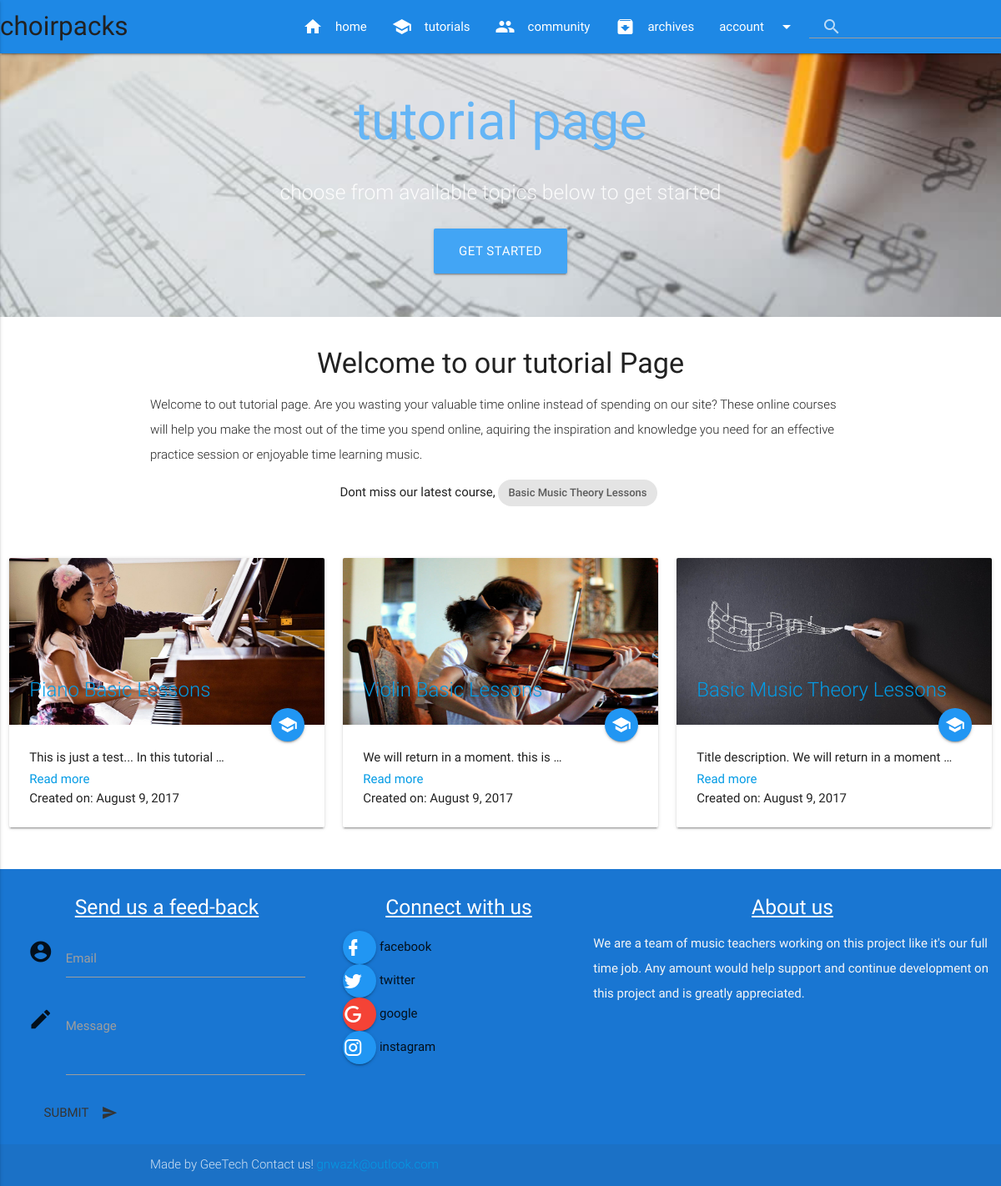
Page /courses/ on the committed database.
### courses/models.py (models this page shows)
class Course(models.Model):
	created_at = models.DateTimeField(auto_now_add=True)
	title = models.CharField(max_length=255)
	description = models.TextField()
	topic_img = models.ImageField(upload_to='media/topic_img')
	def __str__(self):
		return(self.title)

### courses/views.py (the view)
def course_list(request):
	courses = Course.objects.all()
	email = 'gnwazk@outlook.com'
	return render(request, 'courses/course_list.html', {'courses': courses,
													    'email': email})

### courses/templatetags/course_extras.py (called while the page is built)
@register.simple_tag
def newest_course():
	return Course.objects.latest('created_at')

### courses/templates/courses/course_list.html (shortened to what this page needs)
{% extends "layout.html" %}
{% load staticfiles %}
{% load humanize %}
{% load course_extras %}
{% block content %}
  <div id="index-banner" class="parallax-container">
	{% include 'navbar.html' %}
    <div class="section no-pad-bot">
      <div class="container">
        <br><br>
        <h1 class="header center blue-text text-lighten-2">tutorial page</h1>
        <div class="row center">
          <h5 class="header col s12 light">choose from available topics below to get started</h5>
        </div>
        <div class="row center">
          <a href="#" id="download-button" class="btn-large waves-effect waves-light blue lighten-1">Get Started</a>
        </div>
        <br>
      </div>
    </div>
    <div class="parallax"><img src="{% static 'imgs/writing music 1.jpg' %}" alt="Unsplashed background img 1"></div>
  </div>
  <div class="container">
    <div class="section">
      <div class="row">
        <div class="col s12 center">
          <h4>Welcome to our tutorial Page</h4>
          <p class="left-align light">Welcome to out tutorial page. Are you wasting your valuable time online instead of spending on our site? These online courses will help you make the most out of the time you spend online, aquiring the inspiration and knowledge you need for an effective practice session or enjoyable time learning music.</p>
			<div>
				Dont miss our latest course,
				<div class="chip">
					 {% newest_course %}
				</div>
			</div>
        </div>
      </div>
    </div>
  </div>
 <div class="container-fluid">
   <div class="section">
      <div class="row">
		{% for course in courses %}
			<div class="col s12 m4">
			  <div class="card">
				<div class="card-image">
				  <img src="{{ course.topic_img.url }}" height = "200" width = "150">
				  <span class="card-title">
					  <a href="{% url 'courses:course_detail' pk=course.pk %}">
						  {{ course.title }}</a></span>
				  <a class="btn-floating halfway-fab waves-effect waves-light blue"
					  href="{% url 'courses:course_detail' pk=course.pk %}">
					  <i class="material-icons">school</i></a>
				</div>
				<div class="card-content">
					{% if course.description|wordcount <= 5 %}
				  		<p>{{ course.description }}</p>
					{% else %}
				  		<p>{{ course.description|truncatewords:8 }}</p>
						<a href="{% url 'courses:course_detail' pk=course.pk %}">Read more</a>
					{% endif %}
					<div>Created on: {{ course.created_at|date:"F j, Y" }}</div>
				</div>
			  </div>
			</div>
		{% endfor %}
      </div>
    </div>
  </div>
{% endblock %}

### templates/layout.html (shortened to what this page needs)
{% load staticfiles %}
<!DOCTYPE html>
<html lang="en">
<head>
  <link rel="stylesheet" href="{% static 'css/materialize.css' %}" type="text/css" media="screen,projection"/>
  <link rel="stylesheet" href="{% static 'css/materialdesignicons.min.css' %}" type="text/css" media="screen,projection"/>
  <link rel="stylesheet" href="{% static 'css/style.css' %}" type="text/css" media="screen,projection"/>
  <link rel="stylesheet" href="{% static 'css/flaticon.css' %}" type="text/css">
</head>
<body>
{% block content %}
{% endblock %}
{% include 'footer.html' %}
</body>
</html>

### templates/navbar.html (shortened to what this page needs)
{% load staticfiles %}
   <header>
      <nav class="blue darken-1" role="navigation">
        <div class="nav-wrapper container-fluid">
          <a id="logo-container" href="{% url 'home' %}" class="brand-logo">choirpacks</a>
          <ul class="right hide-on-med-and-down">
            <li><a href="{% url 'home' %}"><i class="material-icons left">home</i>home</a></li>
            <li><a href="{% url 'courses:course_list'%}"><i class="material-icons left">school</i>tutorials</a></li>
            <li><a href="#"><i class="material-icons left">group</i>community</a></li>
            <li><a href="#"><i class="material-icons left">archive</i>archives</a></li>
            <li>
              <a class="dropdown-button" href="#!" data-activates="dropdown1">account
                <i class="material-icons right">arrow_drop_down</i></a>
            </li>
            <form class="left">
              <div class="input-field">
                <input id="search" type="search" />
                <label for="search"><i class="material-icons">search</i></label>
                <i class="material-icons">close</i>
              </div>
            </form>
          </ul>
        </div>
      </nav>
    </header>

### templates/footer.html
{% load staticfiles %}
  <footer class="page-footer blue darken-2">
    <div class="container-fluid">
      <div class="row">
        <div class="col l4 s12">
          <h5 class="white-text center"><u>Send us a feed-back</u></h5>
			<form class="col s12">
				<div class="input-field col s12">
				  <i class="material-icons prefix">account_circle</i>
				  <input id="email" type="email" class="validate">
				  <label for="email">Email</label>
				</div>
				<div class="input-field col s12">
				  <i class="material-icons prefix">mode_edit</i>
				  <textarea id="icon_prefix2" class="materialize-textarea"></textarea>
				  <label for="icon_prefix2">Message</label>
				</div>
			  <button class="btn-flat waves-effect waves-light" type="submit" name="action">Submit
				<i class="material-icons right">send</i>
			  </button>
			</form>
		</div>
        <div class="col l3 s12 connect-social">
          <h5 class="white-text center"><u>Connect with us</u></h5>
          <ul>
			<li><a href="/" class="btn-floating btn-medium waves-effect waves-dark blue  mdi mdi-facebook mdi-24px">facebook</a>  facebook</li>
			<li><a href="/" class="btn-floating btn-medium waves-effect waves-light blue  mdi mdi-twitter mdi-24px">twitter</a>  twitter</li>
			<li><a href="/" class="btn-floating btn-medium waves-effect waves-light red  mdi mdi-google mdi-24px">google</a>  google</li>
			<li><a href="/" class="btn-floating btn-medium waves-effect waves-dark blue  mdi mdi-instagram mdi-24px">instagram</a>  instagram</li>
          </ul>
        </div>
		<div class="col l5 s12">
          <h5 class="white-text center"><u>About us</u></h5>
          <p class="grey-text text-lighten-4">We are a team of music teachers working on this project like it's our full time job. Any amount would help support and continue development on this project and is greatly appreciated.</p>
        </div>
      </div>
    </div>
    <div class="footer-copyright">
      <div class="container">
      Made by GeeTech Contact us! {{ email|urlize }}
      </div>
    </div>
  </footer>

### static/css/style.css (style rules this page uses)
nav .brand-logo { color: #212121; }
nav .nav-wrapper ul form #search { padding-left: 40px; width: inherit; }
p { line-height: 2rem; }
.parallax-container { min-height: 380px; line-height: 0; height: auto; color: rgba(255,255,255,.9); }
.parallax-container .section { width: 100%; }
footer.page-footer { margin: 0; }

### rows in the picture
Course: title "Basic Music Theory Lessons", topic_img (picture), description "Title description. We will return in a moment …", created_at "August 9, 2017"
Course: topic_img (picture), title "Piano Basic Lessons", description "This is just a test... In this tutorial …", created_at "August 9, 2017"
Course: topic_img (picture), title "Violin Basic Lessons", description "We will return in a moment. this is …", created_at "August 9, 2017"
